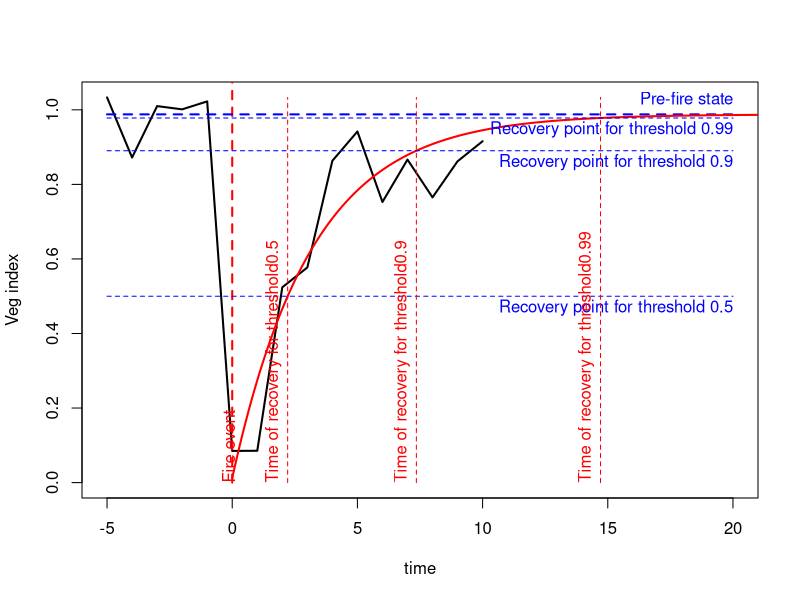

Write R code to recreate this figure.

#################################
## generate example data      ##
###############################
x = seq(-5, 10)
xlim = c(-5, 20)

y = 1 + runif(length(x), 0, 0.5)^2 - runif(length(x), 0, 0.5)^2

disturbance <- function(x) {
    out = rep(0, length(x))
    out[x>=0] = exp(-(1/runif(1, 3, 10)) * (x[x>=0]))
    out = -sqrt(runif(1, 0.5, y[x==0])) * out/max(out)
    return(out)
}

y = y + disturbance(x)


plot(x, y, type = 'l', ylim = c(0, max(y)), xlim = xlim, lwd = 2, xlab = 'time', ylab = 'Veg index')
lines(c(0, 0), c(0, 12), col = 'red', lwd = 2, lty = 2)
text(x = 0.5, y = 0, adj =  c(0, -0.75), srt = 90, col = 'red', 'Fire event')

#################################
## Fit recovery model         ##
###############################
preFire_state = mean(y[x<0])
lines(xlim, rep(preFire_state, 2), col = 'blue', lwd = 2, lty = 2)
text(x = xlim[2], y = preFire_state, col = 'blue', 'Pre-fire state', adj = c(1, -0.75))

model_recovery <- function(x, impact, rate) {
    y = preFire_state - impact * exp(-rate * x)
    return(y)
}

train_x = x[x>=0]
train_y = y[x>=0]

xnew = seq(0, 50, 0.1)

fit = nls(train_y ~ model_recovery(train_x, impact, rate), start = c(impact = 1, rate = 1))
lines(xnew, predict(fit, newdata = list(train_x = xnew)), col = 'red', lwd = 2)

#################################
## Fit recovery indicies      ##
###############################
time_to_recover_x_value <- function(recovery_threshold) {
    recovery_value = preFire_state + impact*(recovery_threshold-1)
    time2recover = (1/rate) * log((impact)/(preFire_state - recovery_value))

    lines(xlim, rep(recovery_value, 2), col = 'blue', lty = 2)
    text(x = xlim[2], y = recovery_value, col = 'blue', adj = c(1, 1.25),
         paste('Recovery point for threshold', recovery_threshold))

    lines(rep(time2recover, 2), c(0, max(y)), col = 'red', lty = 2)
    text(x = time2recover, y = 0, col = 'red', srt = 90, adj = c(0, -0.75),
         paste0('Time of recovery for threshold', recovery_threshold))
    
    return(round(c(recovery_value = recovery_value, time = time2recover), 3))
}

params = coefficients(fit)
impact = params[1]; rate = params[2]

recovery_thresholds = c(0.5, 0.9, 0.99)

time2rec = cbind(sapply(recovery_thresholds, time_to_recover_x_value), c(round(impact, 3), ''), 
                 round(c(impact*rate, rate), 3))

colnames(time2rec) = c(paste0("Recovery Threshold ", recovery_thresholds),
                       'Initial impact (total, frac of initial state)',
                       'Recovery rate in first year (total, frac of  impact)')

print(time2rec)
